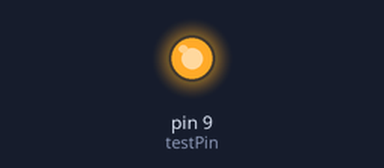
The sketch below on a simulated Arduino Uno, built with avr-gcc and run on an emulated ATmega328P. Shown: output pins drawn as LEDs (lit = HIGH).

Above: at 0.5 s.
At 6.0 s:
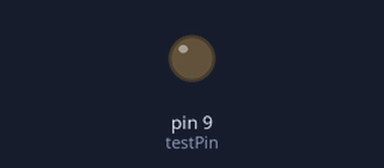
Timing chart, 0 to 14.3 s (numbered marks = the images above):
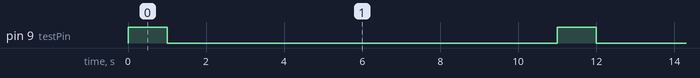

The sketch:

PinTester.ino
```cpp
/*
 * Program designed to test out the connections
 * between the Arduino board and the RC controller
 */

unsigned int testPin;

// Actions and pins to test them out
const unsigned int centroGas = 13;
const unsigned int izquierda = 11;
const unsigned int derecha = 9;
const unsigned int freno = 7;

// Delay after each pin write
const unsigned int highDelay = 1*1000;
const unsigned int lowDelay = 10*1000;

void setup() {
     testPin = derecha;
     pinMode(testPin, OUTPUT);
}

void loop() {
   digitalWrite(testPin, HIGH);
   delay(highDelay);
   digitalWrite(testPin, LOW);
   delay(lowDelay);
}
```

Measured:
- by itself, pin 9 (testPin): alternates HIGH for 1.0 s and LOW for 10.0 s
